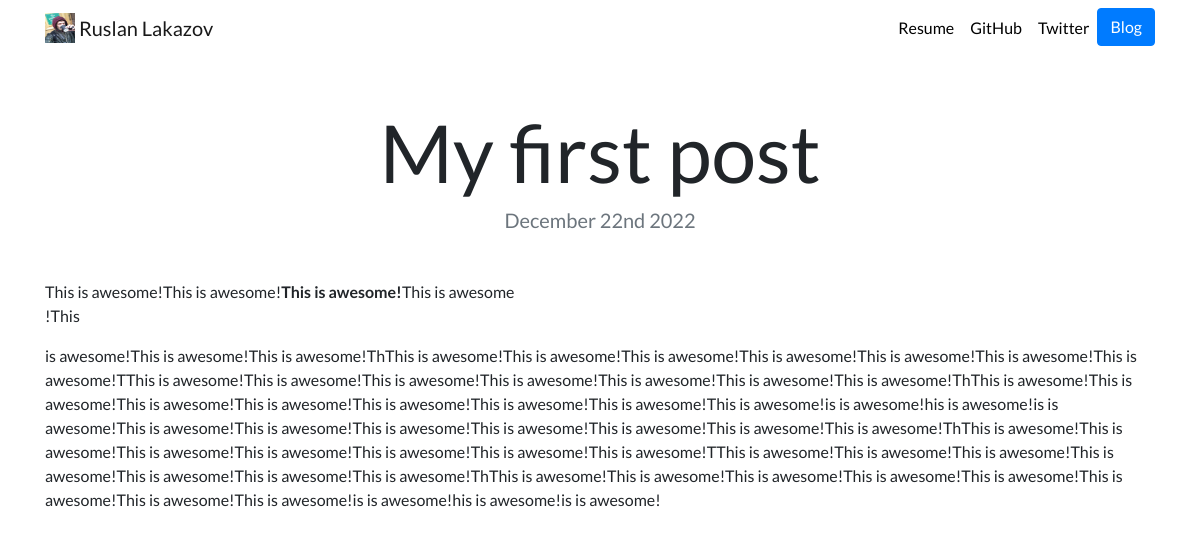
Page /blog/1/ on the committed database.
### blog/models.py (models this page shows, shortened)
class Post(models.Model):
    title = models.CharField(max_length=200)
    date = models.DateField()
    description = models.TextField()

### blog/views.py (the view)
# urls.py: path('<int:post_id>/', views.detail, name='detail'),
def detail(request, post_id):
    post = get_object_or_404(Post, pk=post_id)
    return render(request, 'blog/detail.html', {'post': post})

### blog/templates/blog/detail.html
{% extends "portfolio/base.html" %}
{% load static %}
{% block content %}
<h1 class="text-center mt-5" id="blogdetailtitle">{{ post.title }}</h1>
<h5 class="text-center text-muted mb-5">{{ post.date|date:'F jS Y' }}</h5>
{{ post.description|safe }}
{% endblock %}

### portfolio/static/portfolio/custom.css (style rules this page uses)
body { font-family: 'Lato', sans-serif; }
@media (min-width: 992px) { #blogdetailtitle { font-size: 5rem; } }

### rows in the picture
Post: title "My first post", date "December 22nd 2022", description "This is awesome!This is awesome! This is awesome! This is awesome !This is awesome!This is awesome!This is awesome!ThThis is awesome!This is awesome!This is awesome!This is awesome!This is awesome!This is awesome!This is awesome!TThis is awesome!This is awesome!This is awesome!This is awesome!This is awesome!This is awesome!This is awesome!ThThis is awesome!This is awesome!This is awesome!This is awesome!This is awesome!This is awesome!This is awesome!This is awesome!is is awesome!his is awesome!is is awesome!This is awesome!This is awesome!This is awesome!This is awesome!This is awesome!This is awesome!This is awesome!ThThis is awesome!This is awesome!This is awesome!This is awesome!This…"
